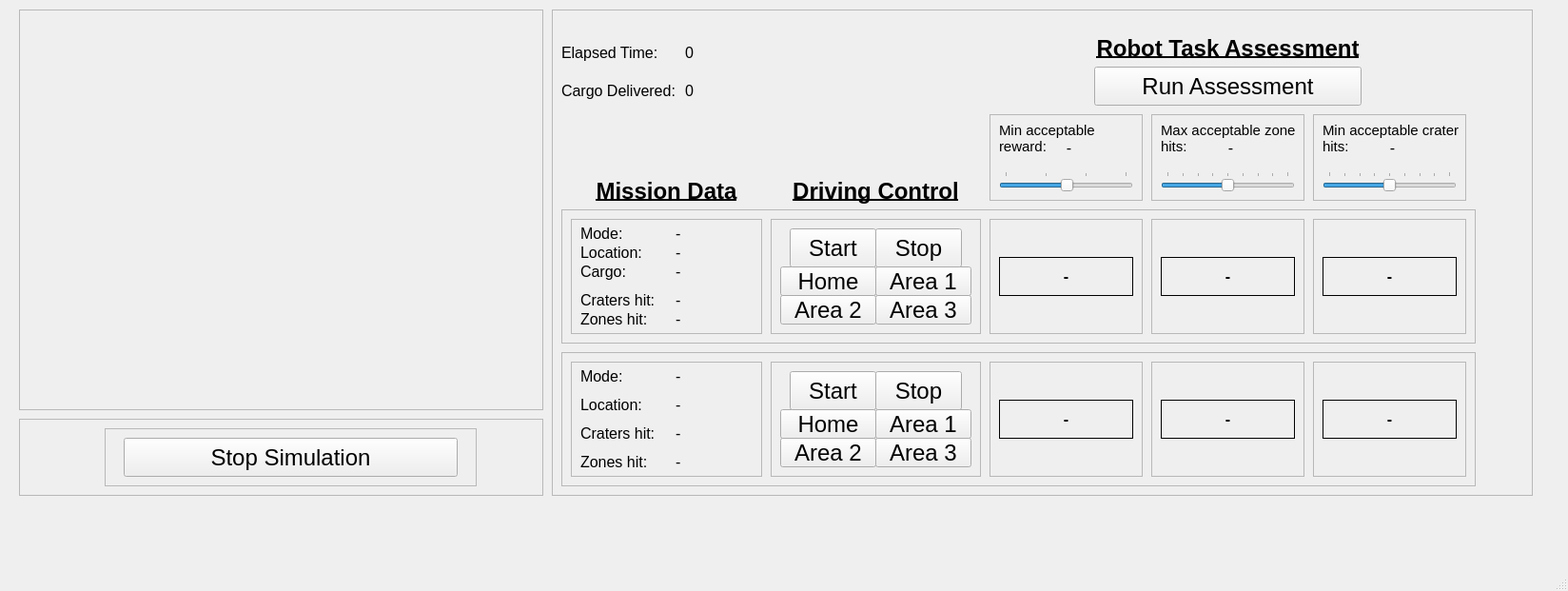
<?xml version="1.0" encoding="UTF-8"?>
<ui version="4.0">
 <class>MainWindow</class>
 <widget class="QMainWindow" name="MainWindow">
  <property name="geometry">
   <rect>
    <x>0</x>
    <y>0</y>
    <width>1648</width>
    <height>621</height>
   </rect>
  </property>
  <property name="windowTitle">
   <string>MainWindow</string>
  </property>
  <widget class="QWidget" name="centralwidget">
   <widget class="QFrame" name="frame_4">
    <property name="geometry">
     <rect>
      <x>580</x>
      <y>10</y>
      <width>1031</width>
      <height>511</height>
     </rect>
    </property>
    <property name="frameShape">
     <enum>QFrame::StyledPanel</enum>
    </property>
    <property name="frameShadow">
     <enum>QFrame::Plain</enum>
    </property>
    <property name="lineWidth">
     <number>4</number>
    </property>
    <widget class="QLabel" name="task_assessment_label">
     <property name="geometry">
      <rect>
       <x>550</x>
       <y>20</y>
       <width>321</width>
       <height>41</height>
      </rect>
     </property>
     <property name="font">
      <font>
       <pointsize>18</pointsize>
       <weight>75</weight>
       <bold>true</bold>
       <underline>true</underline>
      </font>
     </property>
     <property name="text">
      <string>Robot Task Assessment</string>
     </property>
     <property name="alignment">
      <set>Qt::AlignCenter</set>
     </property>
    </widget>
    <widget class="QPushButton" name="assess_button">
     <property name="geometry">
      <rect>
       <x>570</x>
       <y>60</y>
       <width>281</width>
       <height>41</height>
      </rect>
     </property>
     <property name="font">
      <font>
       <pointsize>18</pointsize>
      </font>
     </property>
     <property name="text">
      <string>Run Assessment</string>
     </property>
    </widget>
    <widget class="QFrame" name="frame_10">
     <property name="geometry">
      <rect>
       <x>460</x>
       <y>110</y>
       <width>161</width>
       <height>91</height>
      </rect>
     </property>
     <property name="frameShape">
      <enum>QFrame::StyledPanel</enum>
     </property>
     <property name="frameShadow">
      <enum>QFrame::Raised</enum>
     </property>
     <widget class="QLabel" name="acceptable_reward_value">
      <property name="geometry">
       <rect>
        <x>60</x>
        <y>20</y>
        <width>47</width>
        <height>31</height>
       </rect>
      </property>
      <property name="font">
       <font>
        <pointsize>12</pointsize>
       </font>
      </property>
      <property name="frameShape">
       <enum>QFrame::NoFrame</enum>
      </property>
      <property name="text">
       <string>-</string>
      </property>
      <property name="alignment">
       <set>Qt::AlignCenter</set>
      </property>
     </widget>
     <widget class="QLabel" name="description_label">
      <property name="geometry">
       <rect>
        <x>10</x>
        <y>0</y>
        <width>151</width>
        <height>51</height>
       </rect>
      </property>
      <property name="font">
       <font>
        <pointsize>11</pointsize>
       </font>
      </property>
      <property name="text">
       <string>Min acceptable
reward:</string>
      </property>
     </widget>
     <widget class="QSlider" name="outcome_assessment_slider_rewards">
      <property name="geometry">
       <rect>
        <x>10</x>
        <y>60</y>
        <width>141</width>
        <height>22</height>
       </rect>
      </property>
      <property name="minimum">
       <number>-75</number>
      </property>
      <property name="maximum">
       <number>0</number>
      </property>
      <property name="value">
       <number>-37</number>
      </property>
      <property name="orientation">
       <enum>Qt::Horizontal</enum>
      </property>
      <property name="invertedAppearance">
       <bool>false</bool>
      </property>
      <property name="invertedControls">
       <bool>false</bool>
      </property>
      <property name="tickPosition">
       <enum>QSlider::TicksAbove</enum>
      </property>
      <property name="tickInterval">
       <number>25</number>
      </property>
     </widget>
    </widget>
    <widget class="QFrame" name="frame_11">
     <property name="geometry">
      <rect>
       <x>630</x>
       <y>110</y>
       <width>161</width>
       <height>91</height>
      </rect>
     </property>
     <property name="frameShape">
      <enum>QFrame::StyledPanel</enum>
     </property>
     <property name="frameShadow">
      <enum>QFrame::Raised</enum>
     </property>
     <widget class="QLabel" name="outcome_threshold_value_2">
      <property name="geometry">
       <rect>
        <x>60</x>
        <y>20</y>
        <width>47</width>
        <height>31</height>
       </rect>
      </property>
      <property name="font">
       <font>
        <pointsize>12</pointsize>
       </font>
      </property>
      <property name="text">
       <string>-</string>
      </property>
      <property name="alignment">
       <set>Qt::AlignCenter</set>
      </property>
     </widget>
     <widget class="QLabel" name="description_label_2">
      <property name="geometry">
       <rect>
        <x>10</x>
        <y>0</y>
        <width>151</width>
        <height>51</height>
       </rect>
      </property>
      <property name="font">
       <font>
        <pointsize>11</pointsize>
       </font>
      </property>
      <property name="text">
       <string>Max acceptable zone
hits:</string>
      </property>
     </widget>
     <widget class="QSlider" name="outcome_assessment_slider_zones">
      <property name="geometry">
       <rect>
        <x>10</x>
        <y>60</y>
        <width>141</width>
        <height>22</height>
       </rect>
      </property>
      <property name="minimum">
       <number>0</number>
      </property>
      <property name="maximum">
       <number>200</number>
      </property>
      <property name="singleStep">
       <number>1</number>
      </property>
      <property name="value">
       <number>100</number>
      </property>
      <property name="orientation">
       <enum>Qt::Horizontal</enum>
      </property>
      <property name="invertedAppearance">
       <bool>false</bool>
      </property>
      <property name="invertedControls">
       <bool>false</bool>
      </property>
      <property name="tickPosition">
       <enum>QSlider::TicksAbove</enum>
      </property>
      <property name="tickInterval">
       <number>25</number>
      </property>
     </widget>
    </widget>
    <widget class="QFrame" name="frame_12">
     <property name="geometry">
      <rect>
       <x>800</x>
       <y>110</y>
       <width>161</width>
       <height>91</height>
      </rect>
     </property>
     <property name="frameShape">
      <enum>QFrame::StyledPanel</enum>
     </property>
     <property name="frameShadow">
      <enum>QFrame::Raised</enum>
     </property>
     <widget class="QSlider" name="outcome_assessment_slider_craters">
      <property name="geometry">
       <rect>
        <x>10</x>
        <y>60</y>
        <width>141</width>
        <height>22</height>
       </rect>
      </property>
      <property name="minimum">
       <number>0</number>
      </property>
      <property name="maximum">
       <number>200</number>
      </property>
      <property name="value">
       <number>100</number>
      </property>
      <property name="orientation">
       <enum>Qt::Horizontal</enum>
      </property>
      <property name="invertedAppearance">
       <bool>false</bool>
      </property>
      <property name="invertedControls">
       <bool>false</bool>
      </property>
      <property name="tickPosition">
       <enum>QSlider::TicksAbove</enum>
      </property>
      <property name="tickInterval">
       <number>25</number>
      </property>
     </widget>
     <widget class="QLabel" name="outcome_threshold_value_3">
      <property name="geometry">
       <rect>
        <x>60</x>
        <y>20</y>
        <width>47</width>
        <height>31</height>
       </rect>
      </property>
      <property name="font">
       <font>
        <pointsize>12</pointsize>
       </font>
      </property>
      <property name="text">
       <string>-</string>
      </property>
      <property name="alignment">
       <set>Qt::AlignCenter</set>
      </property>
     </widget>
     <widget class="QLabel" name="description_label_3">
      <property name="geometry">
       <rect>
        <x>10</x>
        <y>0</y>
        <width>151</width>
        <height>51</height>
       </rect>
      </property>
      <property name="font">
       <font>
        <pointsize>11</pointsize>
       </font>
      </property>
      <property name="text">
       <string>Min acceptable crater
hits:</string>
      </property>
     </widget>
    </widget>
    <widget class="QLabel" name="time_description_label">
     <property name="geometry">
      <rect>
       <x>10</x>
       <y>30</y>
       <width>121</width>
       <height>31</height>
      </rect>
     </property>
     <property name="font">
      <font>
       <pointsize>12</pointsize>
      </font>
     </property>
     <property name="text">
      <string>Elapsed Time:</string>
     </property>
    </widget>
    <widget class="QLabel" name="time_counter">
     <property name="geometry">
      <rect>
       <x>140</x>
       <y>30</y>
       <width>121</width>
       <height>31</height>
      </rect>
     </property>
     <property name="font">
      <font>
       <pointsize>12</pointsize>
       <weight>50</weight>
       <bold>false</bold>
       <underline>false</underline>
      </font>
     </property>
     <property name="text">
      <string>0</string>
     </property>
     <property name="alignment">
      <set>Qt::AlignLeading|Qt::AlignLeft|Qt::AlignVCenter</set>
     </property>
    </widget>
    <widget class="QLabel" name="task_assessment_label_2">
     <property name="geometry">
      <rect>
       <x>20</x>
       <y>170</y>
       <width>201</width>
       <height>41</height>
      </rect>
     </property>
     <property name="font">
      <font>
       <pointsize>18</pointsize>
       <weight>75</weight>
       <bold>true</bold>
       <underline>true</underline>
      </font>
     </property>
     <property name="text">
      <string>Mission Data</string>
     </property>
     <property name="alignment">
      <set>Qt::AlignCenter</set>
     </property>
    </widget>
    <widget class="QLabel" name="task_assessment_label_3">
     <property name="geometry">
      <rect>
       <x>230</x>
       <y>170</y>
       <width>221</width>
       <height>41</height>
      </rect>
     </property>
     <property name="font">
      <font>
       <pointsize>18</pointsize>
       <weight>75</weight>
       <bold>true</bold>
       <underline>true</underline>
      </font>
     </property>
     <property name="text">
      <string>Driving Control</string>
     </property>
     <property name="alignment">
      <set>Qt::AlignCenter</set>
     </property>
    </widget>
    <widget class="QFrame" name="agent2_frame">
     <property name="geometry">
      <rect>
       <x>10</x>
       <y>360</y>
       <width>961</width>
       <height>141</height>
      </rect>
     </property>
     <property name="frameShape">
      <enum>QFrame::StyledPanel</enum>
     </property>
     <property name="frameShadow">
      <enum>QFrame::Raised</enum>
     </property>
     <widget class="QFrame" name="frame_13">
      <property name="geometry">
       <rect>
        <x>10</x>
        <y>10</y>
        <width>201</width>
        <height>121</height>
       </rect>
      </property>
      <property name="autoFillBackground">
       <bool>false</bool>
      </property>
      <property name="frameShape">
       <enum>QFrame::StyledPanel</enum>
      </property>
      <property name="frameShadow">
       <enum>QFrame::Plain</enum>
      </property>
      <property name="lineWidth">
       <number>4</number>
      </property>
      <widget class="QLabel" name="robot2_zones">
       <property name="geometry">
        <rect>
         <x>110</x>
         <y>90</y>
         <width>121</width>
         <height>31</height>
        </rect>
       </property>
       <property name="font">
        <font>
         <pointsize>12</pointsize>
         <weight>50</weight>
         <bold>false</bold>
         <underline>false</underline>
        </font>
       </property>
       <property name="text">
        <string>-</string>
       </property>
       <property name="alignment">
        <set>Qt::AlignLeading|Qt::AlignLeft|Qt::AlignVCenter</set>
       </property>
      </widget>
      <widget class="QLabel" name="robot2_location">
       <property name="geometry">
        <rect>
         <x>110</x>
         <y>30</y>
         <width>111</width>
         <height>31</height>
        </rect>
       </property>
       <property name="font">
        <font>
         <pointsize>12</pointsize>
         <weight>50</weight>
         <bold>false</bold>
         <underline>false</underline>
        </font>
       </property>
       <property name="text">
        <string>-</string>
       </property>
       <property name="alignment">
        <set>Qt::AlignLeading|Qt::AlignLeft|Qt::AlignVCenter</set>
       </property>
      </widget>
      <widget class="QLabel" name="robot2_state">
       <property name="geometry">
        <rect>
         <x>110</x>
         <y>0</y>
         <width>201</width>
         <height>31</height>
        </rect>
       </property>
       <property name="font">
        <font>
         <pointsize>12</pointsize>
         <weight>50</weight>
         <bold>false</bold>
         <underline>false</underline>
        </font>
       </property>
       <property name="text">
        <string>-</string>
       </property>
       <property name="alignment">
        <set>Qt::AlignLeading|Qt::AlignLeft|Qt::AlignVCenter</set>
       </property>
      </widget>
      <widget class="QLabel" name="location_description_label_3">
       <property name="geometry">
        <rect>
         <x>10</x>
         <y>30</y>
         <width>81</width>
         <height>31</height>
        </rect>
       </property>
       <property name="font">
        <font>
         <pointsize>12</pointsize>
        </font>
       </property>
       <property name="text">
        <string>Location:</string>
       </property>
      </widget>
      <widget class="QLabel" name="robot2_craters">
       <property name="geometry">
        <rect>
         <x>110</x>
         <y>60</y>
         <width>101</width>
         <height>31</height>
        </rect>
       </property>
       <property name="font">
        <font>
         <pointsize>12</pointsize>
         <weight>50</weight>
         <bold>false</bold>
         <underline>false</underline>
        </font>
       </property>
       <property name="text">
        <string>-</string>
       </property>
       <property name="alignment">
        <set>Qt::AlignLeading|Qt::AlignLeft|Qt::AlignVCenter</set>
       </property>
      </widget>
      <widget class="QLabel" name="state_description_label_3">
       <property name="geometry">
        <rect>
         <x>10</x>
         <y>0</y>
         <width>61</width>
         <height>31</height>
        </rect>
       </property>
       <property name="font">
        <font>
         <pointsize>12</pointsize>
        </font>
       </property>
       <property name="text">
        <string>Mode:</string>
       </property>
      </widget>
      <widget class="QLabel" name="hits_description_label_3">
       <property name="geometry">
        <rect>
         <x>10</x>
         <y>60</y>
         <width>91</width>
         <height>31</height>
        </rect>
       </property>
       <property name="font">
        <font>
         <pointsize>12</pointsize>
        </font>
       </property>
       <property name="text">
        <string>Craters hit:</string>
       </property>
      </widget>
      <widget class="QLabel" name="area_description_label_3">
       <property name="geometry">
        <rect>
         <x>10</x>
         <y>90</y>
         <width>91</width>
         <height>31</height>
        </rect>
       </property>
       <property name="font">
        <font>
         <pointsize>12</pointsize>
        </font>
       </property>
       <property name="text">
        <string>Zones hit:</string>
       </property>
      </widget>
     </widget>
     <widget class="QFrame" name="frame_14">
      <property name="geometry">
       <rect>
        <x>220</x>
        <y>10</y>
        <width>221</width>
        <height>121</height>
       </rect>
      </property>
      <property name="frameShape">
       <enum>QFrame::StyledPanel</enum>
      </property>
      <property name="frameShadow">
       <enum>QFrame::Plain</enum>
      </property>
      <property name="lineWidth">
       <number>4</number>
      </property>
      <widget class="QPushButton" name="robot2_goArea2Button">
       <property name="geometry">
        <rect>
         <x>10</x>
         <y>80</y>
         <width>101</width>
         <height>31</height>
        </rect>
       </property>
       <property name="font">
        <font>
         <pointsize>18</pointsize>
        </font>
       </property>
       <property name="text">
        <string>Area 2</string>
       </property>
      </widget>
      <widget class="QPushButton" name="robot2_goHomeButton">
       <property name="geometry">
        <rect>
         <x>10</x>
         <y>50</y>
         <width>101</width>
         <height>31</height>
        </rect>
       </property>
       <property name="font">
        <font>
         <pointsize>18</pointsize>
        </font>
       </property>
       <property name="text">
        <string>Home</string>
       </property>
      </widget>
      <widget class="QPushButton" name="robot2_goArea1Button">
       <property name="geometry">
        <rect>
         <x>110</x>
         <y>50</y>
         <width>101</width>
         <height>31</height>
        </rect>
       </property>
       <property name="font">
        <font>
         <pointsize>18</pointsize>
        </font>
       </property>
       <property name="text">
        <string>Area 1</string>
       </property>
      </widget>
      <widget class="QPushButton" name="robot2_goArea3Button">
       <property name="geometry">
        <rect>
         <x>110</x>
         <y>80</y>
         <width>101</width>
         <height>31</height>
        </rect>
       </property>
       <property name="font">
        <font>
         <pointsize>18</pointsize>
        </font>
       </property>
       <property name="text">
        <string>Area 3</string>
       </property>
      </widget>
      <widget class="QPushButton" name="robot2_startControlButton">
       <property name="geometry">
        <rect>
         <x>20</x>
         <y>10</y>
         <width>91</width>
         <height>41</height>
        </rect>
       </property>
       <property name="font">
        <font>
         <pointsize>18</pointsize>
         <weight>50</weight>
         <bold>false</bold>
        </font>
       </property>
       <property name="text">
        <string>Start</string>
       </property>
       <property name="flat">
        <bool>false</bool>
       </property>
      </widget>
      <widget class="QPushButton" name="robot2_stopControlButton">
       <property name="geometry">
        <rect>
         <x>110</x>
         <y>10</y>
         <width>91</width>
         <height>41</height>
        </rect>
       </property>
       <property name="font">
        <font>
         <pointsize>18</pointsize>
         <weight>50</weight>
         <bold>false</bold>
        </font>
       </property>
       <property name="text">
        <string>Stop</string>
       </property>
      </widget>
     </widget>
     <widget class="QFrame" name="frame_16">
      <property name="geometry">
       <rect>
        <x>620</x>
        <y>10</y>
        <width>161</width>
        <height>121</height>
       </rect>
      </property>
      <property name="frameShape">
       <enum>QFrame::StyledPanel</enum>
      </property>
      <property name="frameShadow">
       <enum>QFrame::Plain</enum>
      </property>
      <property name="lineWidth">
       <number>4</number>
      </property>
      <widget class="QLabel" name="robot2_oa_zones_value">
       <property name="geometry">
        <rect>
         <x>10</x>
         <y>40</y>
         <width>141</width>
         <height>41</height>
        </rect>
       </property>
       <property name="font">
        <font>
         <pointsize>12</pointsize>
         <weight>75</weight>
         <bold>true</bold>
        </font>
       </property>
       <property name="frameShape">
        <enum>QFrame::Box</enum>
       </property>
       <property name="text">
        <string>-</string>
       </property>
       <property name="alignment">
        <set>Qt::AlignCenter</set>
       </property>
      </widget>
     </widget>
     <widget class="QFrame" name="frame_15">
      <property name="geometry">
       <rect>
        <x>450</x>
        <y>10</y>
        <width>161</width>
        <height>121</height>
       </rect>
      </property>
      <property name="frameShape">
       <enum>QFrame::StyledPanel</enum>
      </property>
      <property name="frameShadow">
       <enum>QFrame::Plain</enum>
      </property>
      <property name="lineWidth">
       <number>4</number>
      </property>
      <widget class="QLabel" name="robot2_oa_rewards_value">
       <property name="geometry">
        <rect>
         <x>10</x>
         <y>40</y>
         <width>141</width>
         <height>41</height>
        </rect>
       </property>
       <property name="font">
        <font>
         <pointsize>12</pointsize>
         <weight>75</weight>
         <bold>true</bold>
        </font>
       </property>
       <property name="frameShape">
        <enum>QFrame::Box</enum>
       </property>
       <property name="text">
        <string>-</string>
       </property>
       <property name="alignment">
        <set>Qt::AlignCenter</set>
       </property>
      </widget>
     </widget>
     <widget class="QFrame" name="frame_17">
      <property name="geometry">
       <rect>
        <x>790</x>
        <y>10</y>
        <width>161</width>
        <height>121</height>
       </rect>
      </property>
      <property name="frameShape">
       <enum>QFrame::StyledPanel</enum>
      </property>
      <property name="frameShadow">
       <enum>QFrame::Plain</enum>
      </property>
      <property name="lineWidth">
       <number>4</number>
      </property>
      <widget class="QLabel" name="robot2_oa_hits_value">
       <property name="geometry">
        <rect>
         <x>10</x>
         <y>40</y>
         <width>141</width>
         <height>41</height>
        </rect>
       </property>
       <property name="font">
        <font>
         <pointsize>12</pointsize>
         <weight>75</weight>
         <bold>true</bold>
        </font>
       </property>
       <property name="frameShape">
        <enum>QFrame::Box</enum>
       </property>
       <property name="text">
        <string>-</string>
       </property>
       <property name="alignment">
        <set>Qt::AlignCenter</set>
       </property>
      </widget>
     </widget>
    </widget>
    <widget class="QFrame" name="agent1_frame">
     <property name="geometry">
      <rect>
       <x>10</x>
       <y>210</y>
       <width>961</width>
       <height>141</height>
      </rect>
     </property>
     <property name="autoFillBackground">
      <bool>false</bool>
     </property>
     <property name="styleSheet">
      <string notr="true"/>
     </property>
     <property name="frameShape">
      <enum>QFrame::StyledPanel</enum>
     </property>
     <property name="frameShadow">
      <enum>QFrame::Raised</enum>
     </property>
     <widget class="QFrame" name="frame_2">
      <property name="geometry">
       <rect>
        <x>450</x>
        <y>10</y>
        <width>161</width>
        <height>121</height>
       </rect>
      </property>
      <property name="frameShape">
       <enum>QFrame::StyledPanel</enum>
      </property>
      <property name="frameShadow">
       <enum>QFrame::Plain</enum>
      </property>
      <property name="lineWidth">
       <number>4</number>
      </property>
      <widget class="QLabel" name="robot1_oa_rewards_value">
       <property name="geometry">
        <rect>
         <x>10</x>
         <y>40</y>
         <width>141</width>
         <height>41</height>
        </rect>
       </property>
       <property name="font">
        <font>
         <pointsize>12</pointsize>
         <weight>75</weight>
         <bold>true</bold>
        </font>
       </property>
       <property name="frameShape">
        <enum>QFrame::Box</enum>
       </property>
       <property name="text">
        <string>-</string>
       </property>
       <property name="alignment">
        <set>Qt::AlignCenter</set>
       </property>
      </widget>
     </widget>
     <widget class="QFrame" name="frame_7">
      <property name="geometry">
       <rect>
        <x>790</x>
        <y>10</y>
        <width>161</width>
        <height>121</height>
       </rect>
      </property>
      <property name="frameShape">
       <enum>QFrame::StyledPanel</enum>
      </property>
      <property name="frameShadow">
       <enum>QFrame::Plain</enum>
      </property>
      <property name="lineWidth">
       <number>4</number>
      </property>
      <widget class="QLabel" name="robot1_oa_hits_value">
       <property name="geometry">
        <rect>
         <x>10</x>
         <y>40</y>
         <width>141</width>
         <height>41</height>
        </rect>
       </property>
       <property name="font">
        <font>
         <pointsize>12</pointsize>
         <weight>75</weight>
         <bold>true</bold>
        </font>
       </property>
       <property name="frameShape">
        <enum>QFrame::Box</enum>
       </property>
       <property name="text">
        <string>-</string>
       </property>
       <property name="alignment">
        <set>Qt::AlignCenter</set>
       </property>
      </widget>
     </widget>
     <widget class="QFrame" name="frame_6">
      <property name="geometry">
       <rect>
        <x>620</x>
        <y>10</y>
        <width>161</width>
        <height>121</height>
       </rect>
      </property>
      <property name="frameShape">
       <enum>QFrame::StyledPanel</enum>
      </property>
      <property name="frameShadow">
       <enum>QFrame::Plain</enum>
      </property>
      <property name="lineWidth">
       <number>4</number>
      </property>
      <widget class="QLabel" name="robot1_oa_zones_value">
       <property name="geometry">
        <rect>
         <x>10</x>
         <y>40</y>
         <width>141</width>
         <height>41</height>
        </rect>
       </property>
       <property name="font">
        <font>
         <pointsize>12</pointsize>
         <weight>75</weight>
         <bold>true</bold>
        </font>
       </property>
       <property name="frameShape">
        <enum>QFrame::Box</enum>
       </property>
       <property name="text">
        <string>-</string>
       </property>
       <property name="alignment">
        <set>Qt::AlignCenter</set>
       </property>
      </widget>
     </widget>
     <widget class="QFrame" name="frame">
      <property name="geometry">
       <rect>
        <x>10</x>
        <y>10</y>
        <width>201</width>
        <height>121</height>
       </rect>
      </property>
      <property name="autoFillBackground">
       <bool>false</bool>
      </property>
      <property name="styleSheet">
       <string notr="true"/>
      </property>
      <property name="frameShape">
       <enum>QFrame::StyledPanel</enum>
      </property>
      <property name="frameShadow">
       <enum>QFrame::Plain</enum>
      </property>
      <property name="lineWidth">
       <number>4</number>
      </property>
      <widget class="QLabel" name="robot_zones">
       <property name="geometry">
        <rect>
         <x>110</x>
         <y>90</y>
         <width>121</width>
         <height>31</height>
        </rect>
       </property>
       <property name="font">
        <font>
         <pointsize>12</pointsize>
         <weight>50</weight>
         <bold>false</bold>
         <underline>false</underline>
        </font>
       </property>
       <property name="text">
        <string>-</string>
       </property>
       <property name="alignment">
        <set>Qt::AlignLeading|Qt::AlignLeft|Qt::AlignVCenter</set>
       </property>
      </widget>
      <widget class="QLabel" name="robot_location">
       <property name="geometry">
        <rect>
         <x>110</x>
         <y>20</y>
         <width>111</width>
         <height>31</height>
        </rect>
       </property>
       <property name="font">
        <font>
         <pointsize>12</pointsize>
         <weight>50</weight>
         <bold>false</bold>
         <underline>false</underline>
        </font>
       </property>
       <property name="text">
        <string>-</string>
       </property>
       <property name="alignment">
        <set>Qt::AlignLeading|Qt::AlignLeft|Qt::AlignVCenter</set>
       </property>
      </widget>
      <widget class="QLabel" name="robot_state">
       <property name="geometry">
        <rect>
         <x>110</x>
         <y>0</y>
         <width>201</width>
         <height>31</height>
        </rect>
       </property>
       <property name="font">
        <font>
         <pointsize>12</pointsize>
         <weight>50</weight>
         <bold>false</bold>
         <underline>false</underline>
        </font>
       </property>
       <property name="text">
        <string>-</string>
       </property>
       <property name="alignment">
        <set>Qt::AlignLeading|Qt::AlignLeft|Qt::AlignVCenter</set>
       </property>
      </widget>
      <widget class="QLabel" name="location_description_label">
       <property name="geometry">
        <rect>
         <x>10</x>
         <y>20</y>
         <width>81</width>
         <height>31</height>
        </rect>
       </property>
       <property name="font">
        <font>
         <pointsize>12</pointsize>
        </font>
       </property>
       <property name="text">
        <string>Location:</string>
       </property>
      </widget>
      <widget class="QLabel" name="robot_craters">
       <property name="geometry">
        <rect>
         <x>110</x>
         <y>70</y>
         <width>101</width>
         <height>31</height>
        </rect>
       </property>
       <property name="font">
        <font>
         <pointsize>12</pointsize>
         <weight>50</weight>
         <bold>false</bold>
         <underline>false</underline>
        </font>
       </property>
       <property name="text">
        <string>-</string>
       </property>
       <property name="alignment">
        <set>Qt::AlignLeading|Qt::AlignLeft|Qt::AlignVCenter</set>
       </property>
      </widget>
      <widget class="QLabel" name="state_description_label">
       <property name="geometry">
        <rect>
         <x>10</x>
         <y>0</y>
         <width>61</width>
         <height>31</height>
        </rect>
       </property>
       <property name="font">
        <font>
         <pointsize>12</pointsize>
        </font>
       </property>
       <property name="text">
        <string>Mode:</string>
       </property>
      </widget>
      <widget class="QLabel" name="hits_description_label">
       <property name="geometry">
        <rect>
         <x>10</x>
         <y>70</y>
         <width>91</width>
         <height>31</height>
        </rect>
       </property>
       <property name="font">
        <font>
         <pointsize>12</pointsize>
        </font>
       </property>
       <property name="text">
        <string>Craters hit:</string>
       </property>
      </widget>
      <widget class="QLabel" name="zones_description_label">
       <property name="geometry">
        <rect>
         <x>10</x>
         <y>90</y>
         <width>91</width>
         <height>31</height>
        </rect>
       </property>
       <property name="font">
        <font>
         <pointsize>12</pointsize>
        </font>
       </property>
       <property name="text">
        <string>Zones hit:</string>
       </property>
      </widget>
      <widget class="QLabel" name="cargo_description_label">
       <property name="geometry">
        <rect>
         <x>10</x>
         <y>40</y>
         <width>91</width>
         <height>31</height>
        </rect>
       </property>
       <property name="font">
        <font>
         <pointsize>12</pointsize>
        </font>
       </property>
       <property name="text">
        <string>Cargo:</string>
       </property>
      </widget>
      <widget class="QLabel" name="robot1_cargo">
       <property name="geometry">
        <rect>
         <x>110</x>
         <y>40</y>
         <width>81</width>
         <height>31</height>
        </rect>
       </property>
       <property name="font">
        <font>
         <pointsize>12</pointsize>
         <weight>50</weight>
         <bold>false</bold>
         <underline>false</underline>
        </font>
       </property>
       <property name="text">
        <string>-</string>
       </property>
       <property name="alignment">
        <set>Qt::AlignLeading|Qt::AlignLeft|Qt::AlignVCenter</set>
       </property>
      </widget>
     </widget>
     <widget class="QFrame" name="frame_8">
      <property name="geometry">
       <rect>
        <x>220</x>
        <y>10</y>
        <width>221</width>
        <height>121</height>
       </rect>
      </property>
      <property name="frameShape">
       <enum>QFrame::StyledPanel</enum>
      </property>
      <property name="frameShadow">
       <enum>QFrame::Plain</enum>
      </property>
      <property name="lineWidth">
       <number>4</number>
      </property>
      <widget class="QPushButton" name="goArea2Button">
       <property name="geometry">
        <rect>
         <x>10</x>
         <y>80</y>
         <width>101</width>
         <height>31</height>
        </rect>
       </property>
       <property name="font">
        <font>
         <pointsize>18</pointsize>
        </font>
       </property>
       <property name="text">
        <string>Area 2</string>
       </property>
      </widget>
      <widget class="QPushButton" name="goHomeButton">
       <property name="geometry">
        <rect>
         <x>10</x>
         <y>50</y>
         <width>101</width>
         <height>31</height>
        </rect>
       </property>
       <property name="font">
        <font>
         <pointsize>18</pointsize>
        </font>
       </property>
       <property name="text">
        <string>Home</string>
       </property>
      </widget>
      <widget class="QPushButton" name="goArea1Button">
       <property name="geometry">
        <rect>
         <x>110</x>
         <y>50</y>
         <width>101</width>
         <height>31</height>
        </rect>
       </property>
       <property name="font">
        <font>
         <pointsize>18</pointsize>
        </font>
       </property>
       <property name="text">
        <string>Area 1</string>
       </property>
      </widget>
      <widget class="QPushButton" name="goArea3Button">
       <property name="geometry">
        <rect>
         <x>110</x>
         <y>80</y>
         <width>101</width>
         <height>31</height>
        </rect>
       </property>
       <property name="font">
        <font>
         <pointsize>18</pointsize>
        </font>
       </property>
       <property name="text">
        <string>Area 3</string>
       </property>
      </widget>
      <widget class="QPushButton" name="startControlButton">
       <property name="geometry">
        <rect>
         <x>20</x>
         <y>10</y>
         <width>91</width>
         <height>41</height>
        </rect>
       </property>
       <property name="font">
        <font>
         <pointsize>18</pointsize>
         <weight>50</weight>
         <bold>false</bold>
        </font>
       </property>
       <property name="text">
        <string>Start</string>
       </property>
       <property name="flat">
        <bool>false</bool>
       </property>
      </widget>
      <widget class="QPushButton" name="stopControlButton">
       <property name="geometry">
        <rect>
         <x>110</x>
         <y>10</y>
         <width>91</width>
         <height>41</height>
        </rect>
       </property>
       <property name="font">
        <font>
         <pointsize>18</pointsize>
         <weight>50</weight>
         <bold>false</bold>
        </font>
       </property>
       <property name="text">
        <string>Stop</string>
       </property>
      </widget>
     </widget>
    </widget>
    <widget class="QLabel" name="delivery_description_label">
     <property name="geometry">
      <rect>
       <x>10</x>
       <y>70</y>
       <width>131</width>
       <height>31</height>
      </rect>
     </property>
     <property name="font">
      <font>
       <pointsize>12</pointsize>
      </font>
     </property>
     <property name="text">
      <string>Cargo Delivered:</string>
     </property>
    </widget>
    <widget class="QLabel" name="delivery_counter">
     <property name="geometry">
      <rect>
       <x>140</x>
       <y>70</y>
       <width>121</width>
       <height>31</height>
      </rect>
     </property>
     <property name="font">
      <font>
       <pointsize>12</pointsize>
       <weight>50</weight>
       <bold>false</bold>
       <underline>false</underline>
      </font>
     </property>
     <property name="text">
      <string>0</string>
     </property>
     <property name="alignment">
      <set>Qt::AlignLeading|Qt::AlignLeft|Qt::AlignVCenter</set>
     </property>
    </widget>
   </widget>
   <widget class="QFrame" name="frame_3">
    <property name="geometry">
     <rect>
      <x>20</x>
      <y>440</y>
      <width>551</width>
      <height>81</height>
     </rect>
    </property>
    <property name="autoFillBackground">
     <bool>false</bool>
    </property>
    <property name="frameShape">
     <enum>QFrame::StyledPanel</enum>
    </property>
    <property name="frameShadow">
     <enum>QFrame::Plain</enum>
    </property>
    <property name="lineWidth">
     <number>4</number>
    </property>
    <widget class="QFrame" name="frame_9">
     <property name="geometry">
      <rect>
       <x>90</x>
       <y>10</y>
       <width>391</width>
       <height>61</height>
      </rect>
     </property>
     <property name="frameShape">
      <enum>QFrame::StyledPanel</enum>
     </property>
     <property name="frameShadow">
      <enum>QFrame::Plain</enum>
     </property>
     <property name="lineWidth">
      <number>4</number>
     </property>
     <widget class="QPushButton" name="stopSimButton">
      <property name="geometry">
       <rect>
        <x>20</x>
        <y>10</y>
        <width>351</width>
        <height>41</height>
       </rect>
      </property>
      <property name="font">
       <font>
        <pointsize>18</pointsize>
       </font>
      </property>
      <property name="text">
       <string>Stop Simulation</string>
      </property>
     </widget>
    </widget>
   </widget>
   <widget class="QFrame" name="frame_5">
    <property name="geometry">
     <rect>
      <x>20</x>
      <y>10</y>
      <width>551</width>
      <height>421</height>
     </rect>
    </property>
    <property name="frameShape">
     <enum>QFrame::StyledPanel</enum>
    </property>
    <property name="frameShadow">
     <enum>QFrame::Plain</enum>
    </property>
    <property name="lineWidth">
     <number>4</number>
    </property>
    <widget class="QWidget" name="map_area" native="true">
     <property name="geometry">
      <rect>
       <x>10</x>
       <y>10</y>
       <width>531</width>
       <height>401</height>
      </rect>
     </property>
    </widget>
   </widget>
  </widget>
  <widget class="QMenuBar" name="menubar">
   <property name="geometry">
    <rect>
     <x>0</x>
     <y>0</y>
     <width>1648</width>
     <height>21</height>
    </rect>
   </property>
  </widget>
  <widget class="QStatusBar" name="statusbar"/>
 </widget>
 <resources/>
 <connections/>
</ui>
